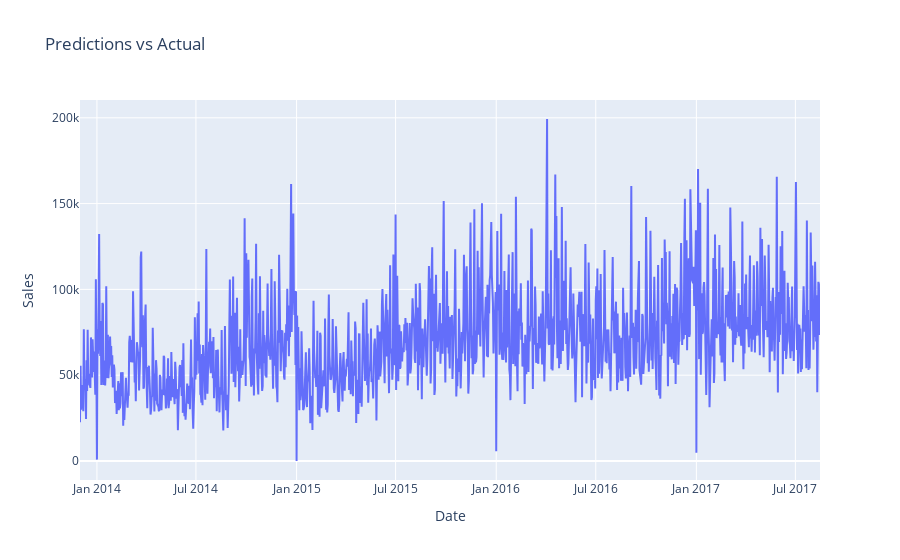

Notebook code for this chart:
### Code cell
trace5 = go.Scatter(x=train_2.index, y=train_2.sales, mode='lines', name='Actual')
data = [trace5]

layout = go.Layout(title='Predictions vs Actual', xaxis=dict(title='Date'), yaxis=dict(title='Sales'))

figure = go.Figure(data=data, layout=layout)
figure.show()

### Figure 1 — Plotly figure (JSON) as saved in the notebook; plotly's stock layout.template omitted (floating-point values rounded to 4 significant figures; data arrays with more than 128 entries replaced by an {"elided": "..."} marker saying what was removed)
{"data": [{"mode": "lines", "name": "Actual", "type": "scatter", "x": {"elided": "1350 str values"}, "y": {"elided": "1350 float values"}}], "layout": {"title": {"text": "Predictions vs Actual"}, "xaxis": {"title": {"text": "Date"}}, "yaxis": {"title": {"text": "Sales"}}}}
